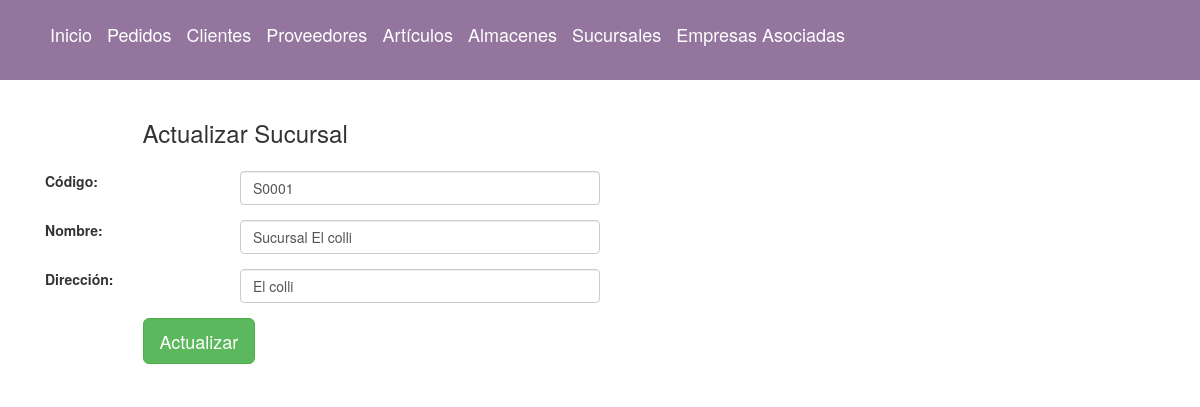
Screenshot of /editarsucursal/S0001/ with the database file from the repository.
### tiendaElectronicos/Tienda/models.py (models this page shows, shortened)
class Sucursal(models.Model):
	codigo = models.CharField(max_length=5, primary_key=True)
	nombre = models.CharField(max_length=60)
	direccion = models.CharField(max_length=100, default='')

### tiendaElectronicos/Tienda/views.py (the view)
# urls.py: path('editarsucursal/<str:codigo>/', views.editar_sucursal, name='editarsucursal'),
def editar_sucursal(request, codigo):
    sucursal = Sucursal.objects.get(codigo=codigo)
    return render(request,'tienda/editar_sucursal.html', {'sucursal':sucursal})

### tiendaElectronicos/Tienda/templates/tienda/editar_sucursal.html (shortened to what this page needs)
{% extends "base/base.html" %}
{% block content %}
<div class="col-md-12">
    <form method="POST" class="post-form" action="{% url 'actualizarsucursal' sucursal.codigo %}">
        <div class="container">
           <br>
            <div class="form-group row">
                <label class="col-sm-1 col-form-label"></label>
                <div class="col-sm-4">
                    <h3>Actualizar Sucursal</h3>
                </div>
            </div>
            <div class="form-group row">
                <label class="col-sm-2 col-form-label">Código:</label>
                <div class="col-sm-4">
                    <input type="text" class="form-control" name="codigo" id="id_codigo" required maxlength="100" value="{{ sucursal.codigo }}" />
                </div>
            </div>
            <div class="form-group row">
                <label class="col-sm-2 col-form-label">Nombre:</label>
                <div class="col-sm-4">
                    <input type="text" class="form-control" name="nombre" id="id_nombre" required maxlength="100" value="{{ sucursal.nombre }}" />
                </div>
            </div>
            <div class="form-group row">
                <label class="col-sm-2 col-form-label">Dirección:</label>
                <div class="col-sm-4">
                    <input type="text" class="form-control" name="direccion" id="id_direccion" required maxlength="100" value="{{ sucursal.direccion }}" />
                </div>
            </div>
            <div class="form-group row">
                <label class="col-sm-1 col-form-label"></label>
                <div class="col-sm-4">
                    <button type="submit" class="btn btn-success btn-lg">Actualizar</button>
                </div>
            </div>
        </div>
    </form>
</div>
{% endblock content %}

### rows the page displays
Sucursal: codigo "S0001", nombre "Sucursal El colli", direccion "El colli"
